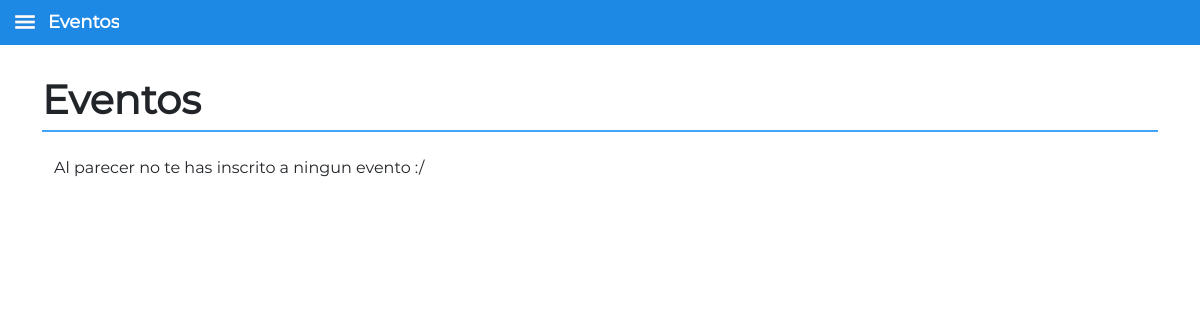
The page /Codigo/vista/Trasla/pListaEventosInscritos.php (signed in) on the database as committed earlier.
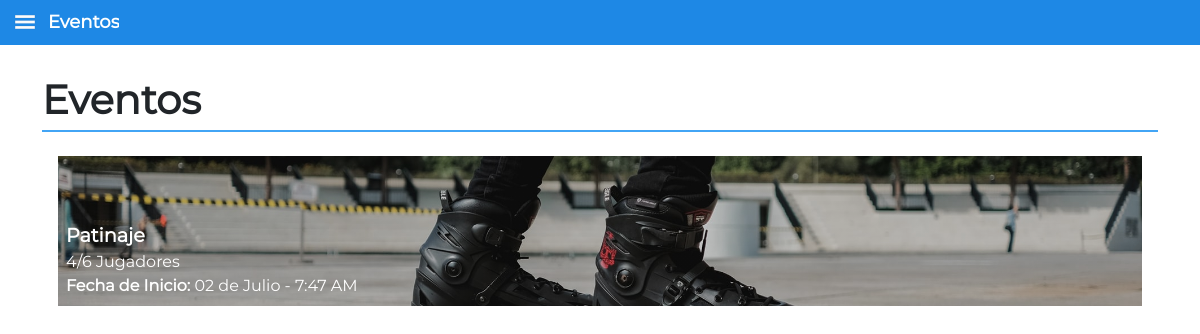
The same page on the database as committed later.
### tables this page shows
CREATE TABLE EVENTOS(   
	ID_USUARIO INT NOT NULL,
	ID_EVENTO INT NOT NULL, 
    TAMANO_EVENTO INT,
    CANTIDAD_PARTICIPANTES INT NOT NULL,
    TIPO_EVENTO INT NOT NULL, 
    DESCRIPCION TEXT,
    UBICACION_LAT DOUBLE NOT NULL,
    UBICACION_LON DOUBLE NOT NULL,
    FECHA_INICIO DATETIME NOT NULL,
    FECHA_FIN DATETIME NOT NULL,
    CALIFICACION_EVENTO DOUBLE DEFAULT 5.0,
    CANTIDAD_CALIFICACIONES INT DEFAULT 0,
    EVENTO_FALSO INT DEFAULT 0,
    CHAT INT,
    FOREIGN KEY (ID_USUARIO) REFERENCES USUARIOS(ID_USUARIO) ON DELETE CASCADE ON UPDATE CASCADE, 
    PRIMARY KEY (ID_EVENTO));

### Codigo/modelo/mEventos.php (called while the page is built, shortened)
<?php
    include_once('../mMaster.php');
    class mEventos{
        static function pedirIDEventosInscrito($ID_USUARIO){
            $lista_eventos[0] = -1;
            $connect=conexionBaseDatos();
            $sql="SELECT ID_EVENTO from INFO_PARTICIPANTES_EVENTO where ID_PARTICIPANTE = '$ID_USUARIO' AND ADMINISTRADOR = '0'";
            $result = $connect->query($sql);
            $posicion = 0;
            while ($fila = mysqli_fetch_assoc($result)){
                $lista_eventos[$posicion] = $fila ['ID_EVENTO'];
                $posicion++;
            }
            return $lista_eventos;
        }
        static function pedirInfoBasicaEvento($ID_EVENTO){
            $info_basic[0] = -1;
            $connect=conexionBaseDatos();
            $sql="SELECT * FROM LISTA_EVENTOS WHERE ID_EVENTO='$ID_EVENTO'";
            $result =$connect->query($sql);
            while($fila = mysqli_fetch_assoc($result)){
                $info_basic[0] = $fila['ID_EVENTO'];
                $info_basic[1] = $fila['TIPO_EVENTO'];
                $info_basic[2] = $fila['CANTIDAD_INSCRITOS'];
                $info_basic[3] = $fila['CANTIDAD_PARTICIPANTES'];
                $info_basic[4] = $fila['FECHA_INICIO'];
                $info_basic[5] = $fila['TAMANO_EVENTO'];
            }
            return $info_basic;
        }
    }

### Codigo/controlador/cEventos.php (called while the page is built, shortened)
<?php
include_once("../modelo/mEventos.php");
class cEventos{
    static function consultarEventosInscritos($ID_USUARIO){
        $id_eventos = mEventos::pedirIDEventosInscrito($ID_USUARIO);
        if($id_eventos[0]!=-1){
            for($posX = 0; $posX != count($id_eventos); $posX++){
                $resultado = cEventos::consultarInfoBasicaEvento($id_eventos[$posX]);
                $info_basic_eventos[$posX][0] = $resultado[0];
                $info_basic_eventos[$posX][1] = $resultado[1];
                $info_basic_eventos[$posX][2] = $resultado[2];
                $info_basic_eventos[$posX][3] = $resultado[3];
                $info_basic_eventos[$posX][4] = $resultado[4];
                $info_basic_eventos[$posX][5] = $resultado[5];
            }
        }else{
            $info_basic_eventos[0][0] = -1;
        }
        return $info_basic_eventos;
    }
    static function consultarInfoBasicaEvento($ID_EVENTO){
        $resultados = mEventos::pedirInfoBasicaEvento($ID_EVENTO);
        return($resultados);
    }
}

### Codigo/vista/Trasla/lists/actividades.php (called while the page is built, shortened)
<?php
$deportes = array(
    "Voleibol",
    "Baloncesto",
    "Futbol",
    "Tenis",
    "Patinaje",
    "Artes Marciales",
    "Golf",
    "Bolos",
    "Boxeo",
    "Microfutbol",
    "Ping Pong",
    "Balonmano",
    "Waterpolo",
    "Beisbol",
    "Criquet",
    "Polo",
    "Rugby",
    "Hockey sobre Pasto",
    "Hockey sobre Hielo",
    "Ciclismo de montaña",
    "Ciclismo BMX",
    "Esquí",
    "Motocross",
    "Futbol Americano",
    "Patinaje sobre hielo"
);

### Codigo/vista/Trasla/lists/tamanos.php (called while the page is built, shortened)
<?php
$nombre_participante = array(
    "Jugadores",
    "Competidores",
    "Equipos",
    "Asistentes"
);

### Codigo/mMaster.php (called while the page is built, shortened)
<?php
    class mMaster{
        static function tiempoTexto($date){
            $arrayDate = (date_parse($date));
            switch ($arrayDate['month']) {
                case 7:
                    $month = "Julio";
                    break;
            }
            $dia = date_create($date)->format('d');
            $ampm = date_create($date)->format('A');
            $hora12 = date_create($date)->format('g');
            $fechaNew = "".$dia." de ".$month." - ".$hora12.":".$arrayDate['minute']." ".$ampm."";
            return $fechaNew;
        }
    }

### Codigo/vista/Trasla/pListaEventosInscritos.php (the view, shortened to what this page needs)
<!DOCTYPE html>
<html lang="en">
<head>
    <link href="./css/bootstrap.css" rel="stylesheet">
    <link rel="stylesheet" type="text/css" href="./css/lists.css">
</head>
<body>
    <?php
        $titleSection = "Eventos";
        include_once("./pPlantilla.php");
    ?>
    <div class="container">
        <div class="headerList">Eventos</div>
        <?php
            include_once ("lists/actividades.php");
            include_once ("lists/img-actividades.php");
            include_once ("lists/tamanos.php");
            include_once ("../controlador/cEventos.php");
            $info_eventos = cEventos::consultarEventosInscritos($_SESSION['ID_USUARIO']);
            if($info_eventos[0][0] != -1){
                $cantEv = count($info_eventos);
            }else{
                $cantEv = 0;
            }
        	if($cantEv != 0){
                for($posX = 0; $posX != $cantEv; $posX++){
                    switch ($info_eventos[$posX][5]) {
                        case 1:
                            $clasInscritos = $nombre_participante[0];
                            break;
                    }
                    if($info_eventos[$posX][1]-200 > 0){
                        $tipoEvNum = $info_eventos[$posX][1]-201;
                        $tipoEv = $masivos[$tipoEvNum];
                        $style = $img_masivos[$tipoEvNum];
                    }elseif($info_eventos[$posX][1]-100 > 0){
                        $tipoEvNum = $info_eventos[$posX][1]-101;
                        $tipoEv = $ocio[$tipoEvNum];
                        $style = $img_ocio[$tipoEvNum];
                    }else{
                        $tipoEvNum = $info_eventos[$posX][1]-1;
                        $tipoEv = $deportes[$tipoEvNum];
                        $style = $img_deportes[$tipoEvNum];
                    }
                    $ruta = "../controladorVista/cvListaEventosInscritos.php?";
                    echo"<br>";
                    echo"    <a href='".$ruta."ID_EVENTO=".$info_eventos[$posX][0]."' style='white-space: nowrap;'>";
                    echo"        <div class='element mx-3' style=".$style.">";
                    echo"            <div class='element-content'>";
                    echo"                <div class='element-title'>";
                    echo"                    ".$tipoEv."";
                    echo"                </div>";
                    echo"                ".$info_eventos[$posX][2]."/".$info_eventos[$posX][3]." ".$clasInscritos."<br>";
                    echo"                <div class='text-wrap'><b>Fecha de Inicio: </b>".mMaster::tiempoTexto($info_eventos[$posX][4])."</div>";
                    echo"            </div>";
                    echo"        </div>";
                    echo"    </a>";
                }
            }else{
                echo "<br>";
                echo "<div class='container'>Al parecer no te has inscrito a ningun evento :/ </div>";
            }
        ?>
    </div>
</body>
</html>

### Codigo/vista/Trasla/pPlantilla.php (shortened to what this page needs)
<!DOCTYPE html>
<html lang="en">
  <head>
      <link href="./css/bootstrap.css" rel="stylesheet">
      <link rel="stylesheet" type="text/css" href="./css/style.css">
  </head>
  <body>
  <div class="navbar navbar-fixed-top" style="position:fixed; top:0; width: 100%; z-index:2;">
      <div class="navbar-inner">
          <ul class="nav">
              <span onclick="openNav()"><img src="./svg/menu.svg" class="menuico" style="padding-left:10px; margin-left: 4px; margin-right:0px;"></span>
              <div class="mainTitle col text-truncate"><?php echo $titleSection; ?></div>
          </ul>
      </div>
  </div>
  <div id="main">
  </div>
  </body>
</html>

### Codigo/vista/Trasla/css/lists.css (style rules this page uses)
body { font-family: 'Montserrat'; color: black; background: white; background-attachment:fixed; background-position:bottom; background-size:contain; background-repeat: no-repeat; font-size: 14px; }
.headerList { font-size:40px; font-weight: 1000; min-width:200px; border-bottom: 2px solid #42a5f5; }
.element { position: relative; background-color: black; background-attachment: scroll; background-position: left 50%; background-repeat: no-repeat; background-size: 100% auto; min-width:180px; height:150px; margin:auto; color:white; }
.element-title { font-weight: 800; font-size:larger; }
.element-content { font-size: initial; margin:8px; position: absolute; bottom: 0px; }

### Codigo/vista/Trasla/css/style.css (style rules this page uses)
body { font-family: "Montserrat"; background-attachment: fixed; }
a { color: black; outline-color: transparent; text-decoration: none; border-radius: 3px; font-size: 12px; white-space: nowrap; }
img { perspective-origin: center; float: left; display: block; margin: 2px; }
#main { transition: margin-left .5s; padding: 20px; }
.menuico { padding-right: 12px; width: auto; height: 22px; align-self: center; float: left; margin-bottom: 2px; }
.navbar { padding-top:unset; padding-bottom: unset; background-color: #1e88e5; height:45px; font-weight: 900; }
.mainTitle { position: sticky; top: 0px; align-self: center; color: white; font-size: 18px; }

### Codigo/vista/Trasla/pListaEventosInscritos.php (style rules this page uses)
body { padding-top: 30px; padding-bottom: 40px; }

Rows that differ between the two databases and show on the page:
added eventos: TIPO_EVENTO "Patinaje", posX "4", CANTIDAD_PARTICIPANTES "6", clasInscritos "Jugadores", FECHA_INICIO "02 de Julio - 7:47 AM"
Other text that changed with them:
text no longer shown: "Al parecer no te has inscrito a ningun evento :/"
